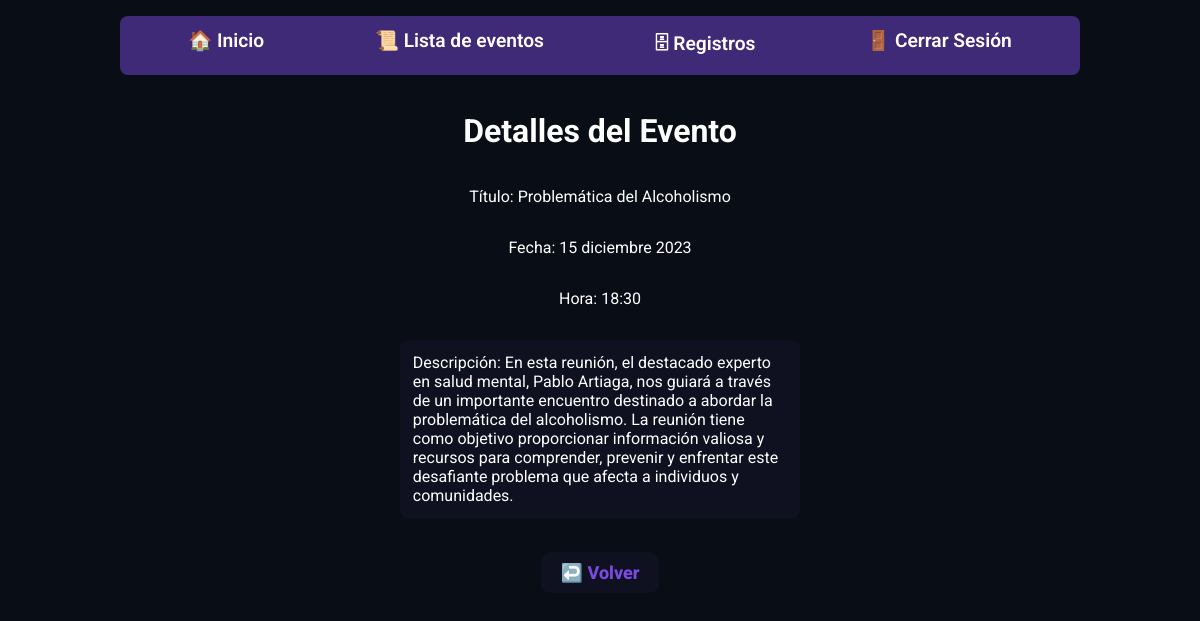
Screenshot of /eventos/detalle/3/ (signed in) with the database file from the repository.
### eventoAdmin/models.py (models this page shows)
class Evento(models.Model):
    titulo = models.CharField(max_length=200)
    nombre = models.CharField(max_length=200, default="")
    fecha = models.DateField()
    hora = models.TimeField(null=True)
    descripcion = models.TextField()

### eventoAdmin/views.py (the view)
# urls.py: path('detalle/<int:evento_id>/', views.detalle_evento, name='detalle_evento'),
@login_required # Sesion de administrador necesaria
def detalle_evento(request, evento_id):
    evento = get_object_or_404(Evento, id=evento_id)
    return render(request, 'detalleEvento.html', {'evento': evento})

### eventoAdmin/templates/detalleEvento.html
{% extends "base.html" %}
{% block content %}
{% load static %}
<link rel="stylesheet" type="text/css" href="{% static 'css/detalleEvento.css' %}"/>
<div class="mainConta">
    <h1>Detalles del Evento</h1>
    <p>Título: {{ evento.titulo }}</p>
    <p>Fecha: {{ evento.fecha|date:"d F Y" }}</p>
    <p>Hora: {{evento.hora}}</p>
    <p class="desc">Descripción: {{ evento.descripcion }}</p>
    <a class="btnPrincipal" href="{% url 'lista_eventos' %}">↩️ Volver</a>
</div>
{% endblock %}

### Inicio/static/css/base.css (style rules this page uses)
* { font-family: "Roboto", sans-serif; box-sizing: border-box; margin: none; padding: none; }
html { background-color: #090e16; padding: 0; margin: 0; }
body { padding: 0; margin: 0; }

### eventoAdmin/static/css/detalleEvento.css (style rules this page uses)
.mainConta { color: #fff; font-family: "Roboto", sans-serif; display: flex; flex-direction: column; align-items: center; width: 100%; height: auto; }
.btnPrincipal { margin: 1em 1em; border: none; box-shadow: none; padding: 10px 20px; color: #7b4ae2; font-size: large; font-weight: 800; border-radius: 10px; background-color: #0f1120; width: auto; text-decoration: none; transition: all 0.1s; }
.desc { background-color: #0f1120; color: #fff; padding: 0.8em; border-radius: 0.5em; max-width: 25em; }

### rows the page displays
Evento: titulo "Problemática del Alcoholismo", fecha "15 diciembre 2023", hora "18:30", descripcion "En esta reunión, el destacado experto en salud mental, Pablo Artiaga, nos guiará a través de un importante encuentro destinado a abordar la problemática del alcoholismo. La reunión tiene como objetivo proporcionar información valiosa y recursos para comprender, prevenir y enfrentar este desafiante problema que afecta a individuos y comunidades."
